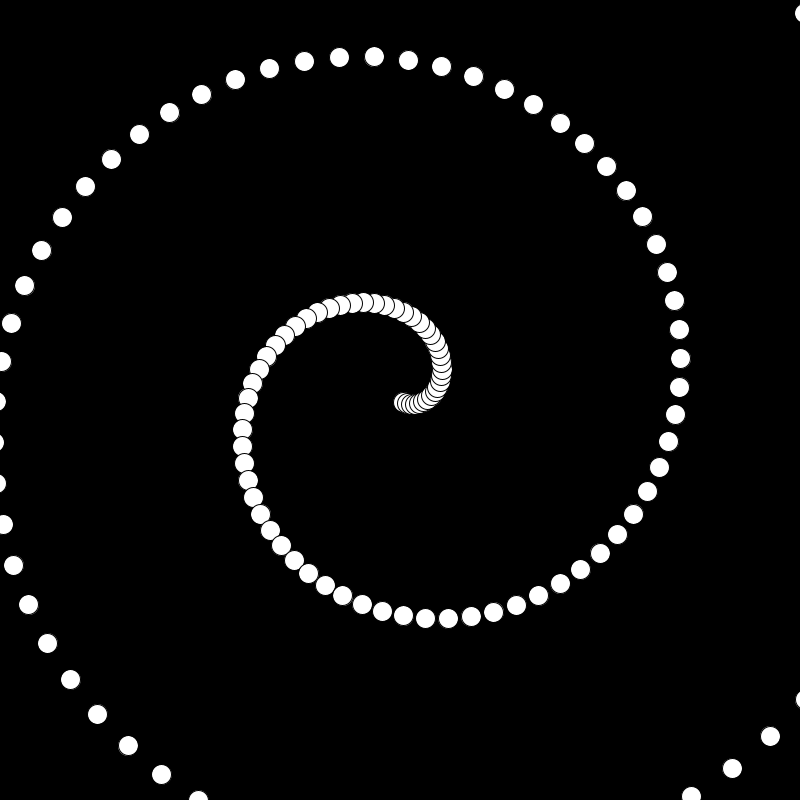
Frame 1 (no input)
Frame 60 (the mouse pressed at the canvas centre just before this capture): identical to frame 1, image omitted
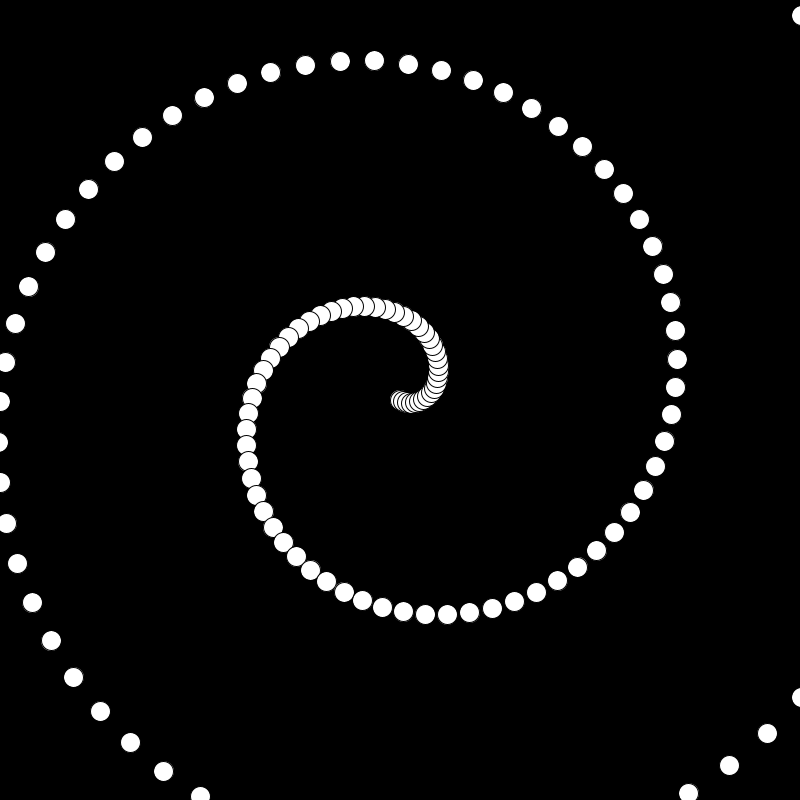
Frame 120 (the mouse held since frame 60 and released just before this capture)

The Processing sketch that drew these frames (run headless with seeded random() and noise(); from frame 60 on, the mouse is pressed at the canvas centre):

// Processing sketch: Spirale
// ── Spirale.pde
float scale =0;
float inc = 0.01f;
float ogscale = 0;
void setup(){
  size(800,800);

}

void draw(){
spiral();
}

void spiral(){
  scale = ogscale;
  background(0);
  for (float i = 1; i < 300; i+=0.1){
 scale += inc;
    ellipse(scale * sin(i) * height/2 + height/2,scale * cos(i) * height/2+ height/2,20,20);
  }
}


void keyPressed(){
  ogscale += 0.01f;
}
void mousePressed(){
  ogscale -= 0.01f;
}
